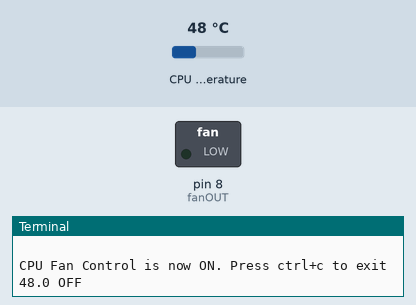
A program run on a simulated Raspberry Pi (header pin numbers). Parts: switched loads named in the program (green lamp = pin HIGH), the last lines printed to the terminal. Inputs (shaded band) come from the test bench; at power-on: CPU temperature 48 °C.

Above: at 6.2 s.
6.3 s: CPU temperature set to 58 °C
8.9 s: CPU temperature set to 61 °C
At 10.3 s:
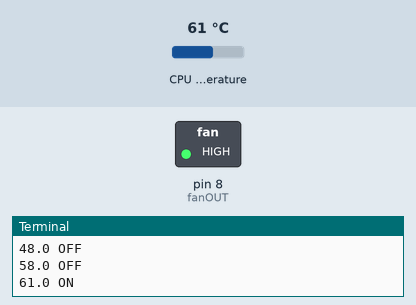
11.5 s: CPU temperature set to 52 °C
14.2 s: CPU temperature set to 49 °C
At 16.2 s:
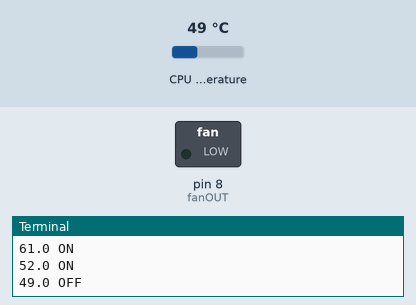
16.8 s: CPU temperature set to 71 °C
At 17.7 s:
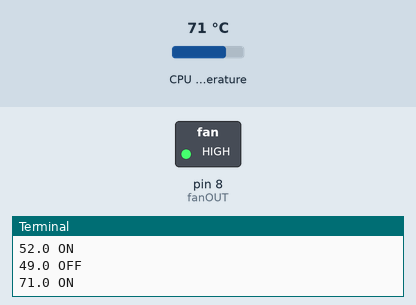
Timing chart, 0 to 19.8 s (numbered marks = the images above; inputs shaded):
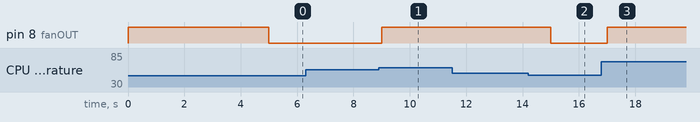

The program:

fanControl.py
```python
#!/usr/bin/env python
# coding: latin-1
# By Ralph Beardmore Jan 2017 for PI 3
# this is a temperature control. It runs in Python 2.x so code accordingly
# this is designed for NPN transistor and is normally OFF

# Import the libary functions we need
import RPi.GPIO as GPIO
import time
import subprocess

# Set which GPIO pins the fan output and power switch inputs are connected to
fanOUT = 8  #pin 3 = GPIO channel 8 see mode
fanPower = False

# configure the input and output pins
GPIO.setmode(GPIO.BOARD)                 # GPIO mode - BCM = channel, BOARD= pin number
GPIO.setup(fanOUT, GPIO.OUT)             # fan control variable


# Map the on/off state to nicer names for display
dName = {}                        # make a list
dName[True] = 'ON '
dName[False] = 'OFF'


# CPU temperature monitor, all temperatures in centigrade!
pathSensor = '/sys/class/thermal/thermal_zone0/temp'    # File path used to read the temperature
readingMultiplier = 0.001                          # Value to multiply the reading by for user display
tempHigh = 60000                                        # Reading at which the fan(s) will be started (same units as file)
tempLow = 50000                                         # Reading at which the fan(s) will be stopped (same units as file)
interval = 2                                            # Time in seconds between readings in seconds

print '\nFAN TURNS ON  AT ', int(tempHigh * readingMultiplier)
print '\nFAN TURN OFF AT ', int(tempLow * readingMultiplier)
print '\n interval = ', interval, ' seconds'


# we will use a try loop so that it will exit when 'ctrl' + c is pressed and program ends gracefully, resetting GPIO
try:
    # initialise fan by making it switch on for 5 seconds
    print '\nFan test 5 seconds'
    GPIO.output([fanOUT], GPIO.HIGH)
    time.sleep(5)
    GPIO.output([fanOUT], GPIO.LOW) # just so we know everything works!

    print '\nCPU Fan Control is now ON. Press ctrl+c to exit' # raw_input('Fan Controller is ON Press [Enter] to continue')
    while True:
        # Read the temperature in C from the operating system
        fSensor = open(pathSensor, 'r')
        reading = float(fSensor.read())
        fSensor.close()

        # control CPU fan by comparing temperature with preset variables tempHigh, tempLow
        if fanPower:
            if reading <= tempLow:
                GPIO.output([fanOUT], GPIO.LOW)
                fanPower = False
                # We have cooled down enough, turn the fans off
	else:
            if reading >= tempHigh:
                GPIO.output([fanOUT], GPIO.HIGH)
                fanPower = True
                # We have warmed up enough, turn the fans on

    	temp = reading * readingMultiplier


	# display the temperature to the console
	print str(temp), dName[GPIO.input(fanOUT)]

	# Wait a while
	time.sleep(interval)

except KeyboardInterrupt:
    # 'CTRL'+c to exit, turn off the drives and release the GPIO pins
    #print 'Terminated'
    raw_input('\nFan controller is now OFF! \n')
    GPIO.cleanup()                     #reset the GPIO ports
```

Measured:
- the behaviour switches between 59 and 60 °C on CPU temperature (found by bisection; images 0 and 1)
- the behaviour switches between 51 and 50 °C on CPU temperature (found by bisection; images 1 and 2)
- after the input at 8.9 s, pin 8 (fanOUT): LOW → HIGH after 0.10 s
- after the input at 14.2 s, pin 8 (fanOUT): HIGH → LOW after 0.81 s
- after the input at 16.8 s, pin 8 (fanOUT): LOW → HIGH after 0.21 s
